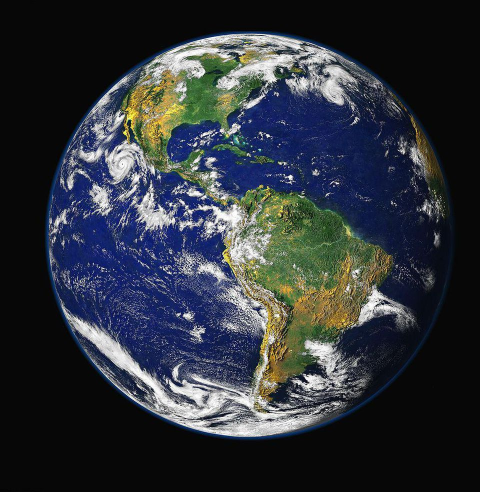
#> input picture Open cv/BASICS photos/earth.jpg, 960 x 984 px (shown at 1/2 size)
$ python basics-2.py
#> lines starting #> are read from the running program, lines starting #| are printed output that depends on the picture
import cv2

earth = cv2.imread('earth.jpg')
#> earth is the input picture: shape (984, 960, 3); mean B, G, R 59, 52.1, 47.4
cv2.imshow('window_name',earth)
#wait key zero means infinite time and we want to destroy the window by clicking
cv2.waitKey(300)
cv2.destroyAllWindows()

'''converting an image in the gray scale image'''
gray_earth = cv2.imread('earth.jpg',cv2.IMREAD_GRAYSCALE)
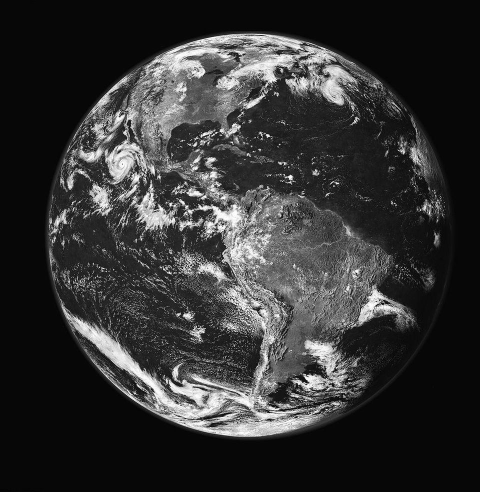
#> gray_earth: shape (984, 960) (shown at 1/2 size); min 0, max 255, mean 51.4
cv2.imshow('gray-earth',gray_earth)
cv2.waitKey(400)
cv2.destroyAllWindows()
